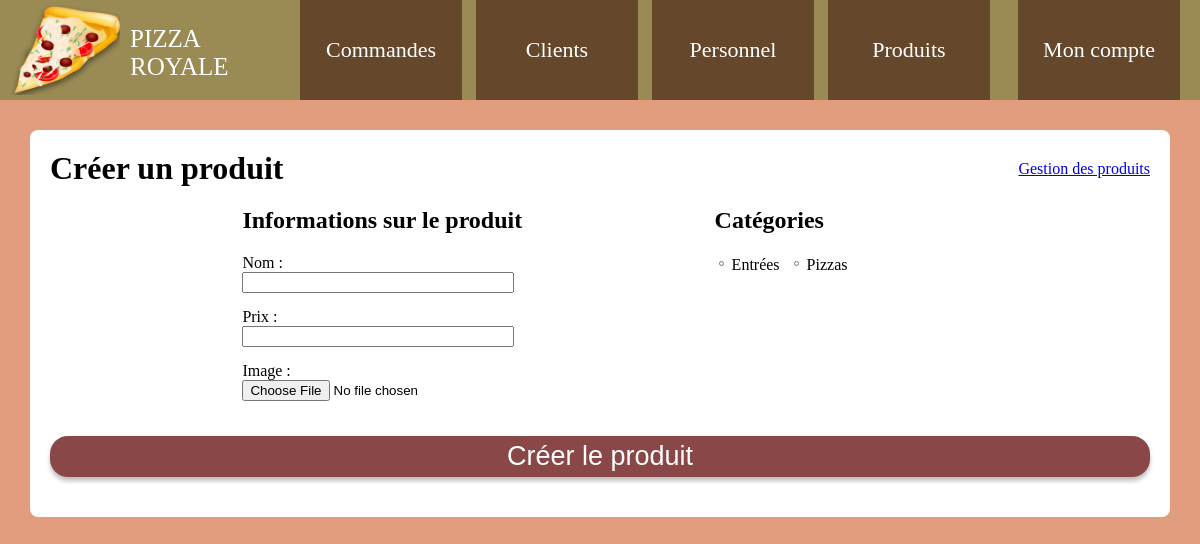
The page /creerproduit.php (signed in) on the database as committed earlier.
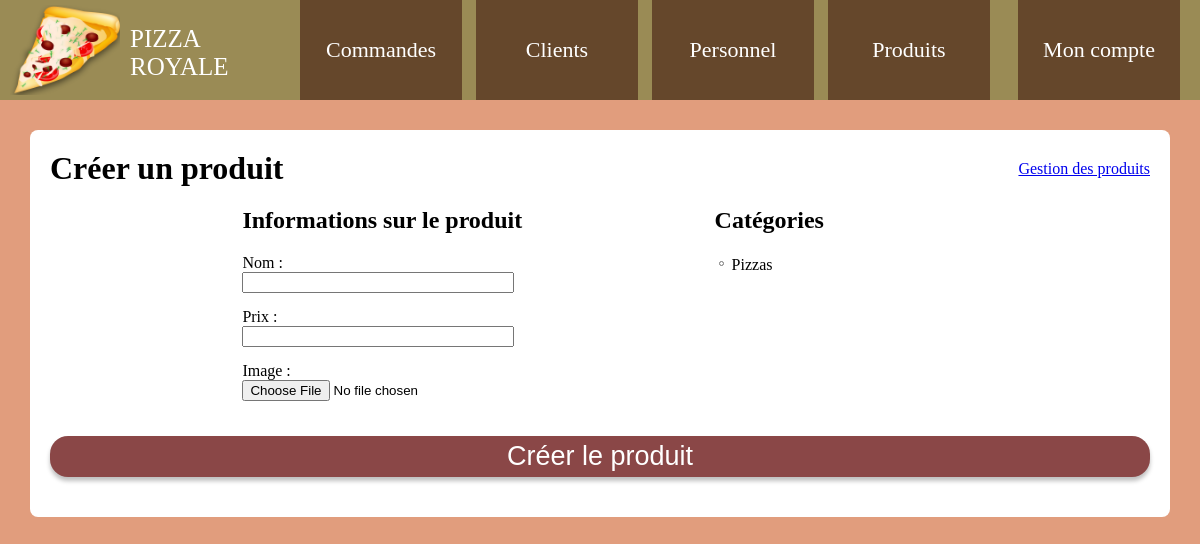
The same page on the database as committed later.
### tables this page shows
CREATE TABLE `categories` (
  `id_categorie` int(11) NOT NULL,
  `nom` varchar(255) NOT NULL,
  `description` varchar(255) NOT NULL
);

### creerproduit.php (the view, shortened to what this page needs)
<?php
require('config.php');
?>
<!DOCTYPE html>
<html lang="fr">
<head>
<link href="css/styles.css" rel="stylesheet">
<link rel="stylesheet" href="js/jquery-ui/jquery-ui.min.css">
</head>
<body>
<?php include('header.php'); ?>
<div class="conteneur">
<div class="titre-page">
<h1>Créer un produit</h1>
<a href="gestionproduits">Gestion des produits</a>
</div>
<form action="" method="post" enctype="multipart/form-data">
<div class="contenu">
<div class="employe-flex">
<div class="infos-produit">
<h2>Informations sur le produit</h2>
<label for="nom">Nom :</label> <input type="text" name="nom" id="nom">
<label for="prix">Prix :</label> <input type="text" name="prix" id="prix">
<label for="photo">Image :</label> <input type="file" name="photo" id="photo">
</div>
<div class="categories">
<h2>Catégories</h2>
<div class="flex-fonctions">
<?php $req = $bdd->prepare('SELECT id_categorie, nom FROM categories ORDER BY nom');
$req->execute();
while($categ = $req->fetch()) {
?>
<div class="content-fonctions">
<input type="checkbox" name="categories[]" id="<?= $categ['id_categorie']; ?>" value="<?= $categ['id_categorie']; ?>"><label for="<?= $categ['id_categorie']; ?>"><?= $categ['nom']; ?></label>
</div>
<?php } ?>
</div>
</div>
</div>
<input class="boutton-rouge" type="submit" name="valider" value="Créer le produit">
</form>
</div>
</body>
</html>

Rows that differ between the two databases and show on the page:
removed categories: nom "Entrées"
